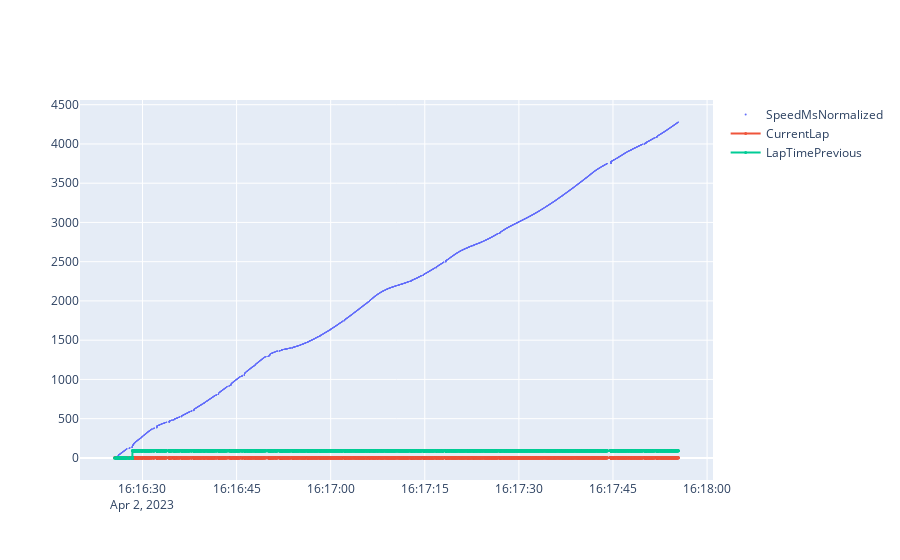

Notebook source saved alongside this figure:
### Code cell
def lap_fig_with_replay_v2(df):
    fig = go.Figure()

    fig.add_scatter(
        x=df["_time"],
        y=df["DistanceRoundTrack"],
        mode="markers",
        marker=dict(size=1),
        name="SpeedMsNormalized",
    )

    bool_columns = ["CurrentLapIsValid", "PreviousLapWasValid"]
    for col in bool_columns:
        col_changes = df[df[col].shift(1) != df[col]].copy()
        col_changes["color"] = col_changes[col].apply(lambda x: "green" if x else "red")

        for _, row in col_changes.iterrows():
            fig.add_shape(
                type="line",
                x0=row["_time"],
                x1=row["_time"],
                y0=0,
                y1=row["DistanceRoundTrack"],
                yref="y",
                xref="x",
                line=dict(color=row["color"], width=1),
            )

    fig.add_scatter(
        x=df["_time"],
        y=df["CurrentLap"],
        mode="lines+markers",
        marker=dict(size=3),
        name="CurrentLap",
    )

    fig.add_scatter(
        x=df["_time"],
        y=df["LapTimePrevious"],
        mode="lines+markers",
        marker=dict(size=3),
        name="LapTimePrevious",
    )

    return fig


lap_fig_with_replay_v2(df).show()

### Figure 1 — Plotly figure (JSON) as saved in the notebook; plotly's stock layout.template omitted (floating-point values rounded to 4 significant figures; data arrays with more than 128 entries replaced by an {"elided": "..."} marker saying what was removed)
{"data": [{"marker": {"size": 1}, "mode": "markers", "name": "SpeedMsNormalized", "type": "scatter", "x": {"elided": "5165 str values"}, "y": {"elided": "5165 float values"}}, {"marker": {"size": 3}, "mode": "lines+markers", "name": "CurrentLap", "type": "scatter", "x": {"elided": "5165 str values"}, "y": {"elided": "5165 str values"}}, {"marker": {"size": 3}, "mode": "lines+markers", "name": "LapTimePrevious", "type": "scatter", "x": {"elided": "5165 str values"}, "y": {"elided": "5165 float values"}}], "layout": {"shapes": [{"line": {"color": "green", "width": 1}, "type": "line", "x0": "2023-04-02T16:16:25.562571+00:00", "x1": "2023-04-02T16:16:25.562571+00:00", "xref": "x", "y0": 0, "y1": 0.3754, "yref": "y"}, {"line": {"color": "green", "width": 1}, "type": "line", "x0": "2023-04-02T16:16:25.562571+00:00", "x1": "2023-04-02T16:16:25.562571+00:00", "xref": "x", "y0": 0, "y1": 0.3754, "yref": "y"}]}}
